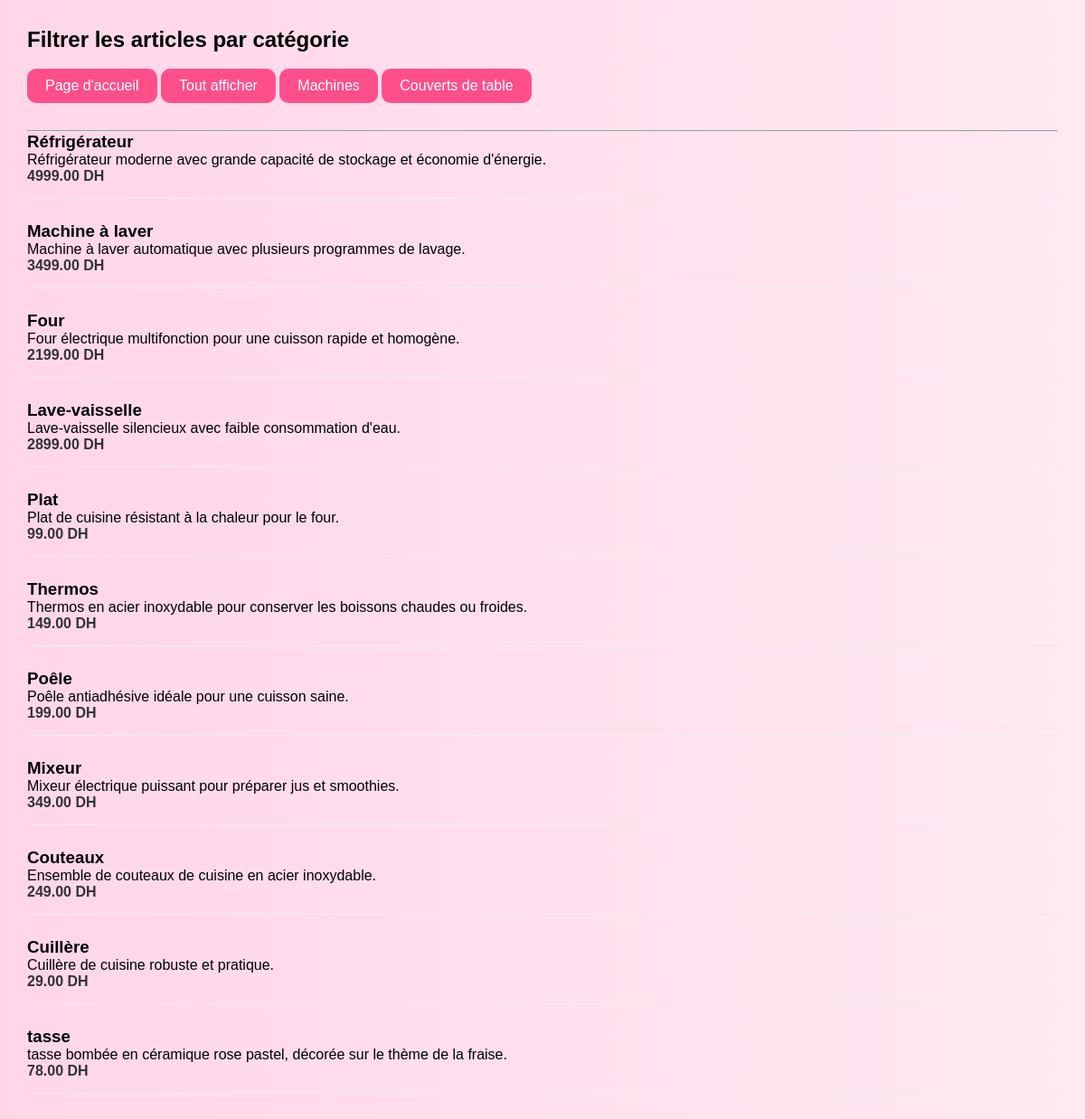
Screenshot of /filtrer.php with the database file from the repository.
### tables this page shows
CREATE TABLE `articles` (
  `id` int(11) NOT NULL,
  `nom` varchar(100) NOT NULL,
  `description` text NOT NULL,
  `prix` decimal(10,2) NOT NULL,
  `image` varchar(255) NOT NULL
);

### filtrer.php (the view, shortened to what this page needs)
<?php
include 'connexion.php';
$id_cat = isset($_GET['cat']) ? intval($_GET['cat']) : null;
if ($id_cat) {
    $stmt = $pdo->prepare("SELECT * FROM articles WHERE id_categories = :id_cat");
    $stmt->execute(['id_cat' => $id_cat]);
} else {
    $stmt = $pdo->query("SELECT * FROM articles");
}
$articles = $stmt->fetchAll(PDO::FETCH_ASSOC);
?>
<!DOCTYPE html>
<html lang="fr">
<head>
    <link rel="stylesheet" href="style.css">
</head>
<body>
    <h2>Filtrer les articles par catégorie</h2>
    <br>
    <div class="menu">
        <a href="index.php" class="btn <?php echo !$id_cat ? 'active' : ''; ?>">Page d'accueil</a>
        <a href="filtrer.php" class="btn <?php echo !$id_cat ? 'active' : ''; ?>">Tout afficher</a>
        <a href="filtrer.php?cat=1" class="btn <?php echo $id_cat == 1 ? 'active' : ''; ?>">Machines</a>
        <a href="filtrer.php?cat=2" class="btn <?php echo $id_cat == 2 ? 'active' : ''; ?>">Couverts de table</a>
    </div>
    <hr>
    <div class="liste-articles">
        <?php if (count($articles) > 0): ?>
            <?php foreach ($articles as $article): ?>
                <div class="article">
                    <h3><?=$article['nom']; ?></h3>
                    <p><?=$article['description']; ?></p>
                    <p class="prix"><?php echo number_format($article['prix'], 2, '.', ''); ?> DH</p>
                </div>
            <?php endforeach; ?>
        <?php else: ?>
            <p>Aucun article trouvé dans cette catégorie.</p>
        <?php endif; ?>
    </div>
</body>
</html>

### style.css (style rules this page uses)
* { margin:0; padding:0; font-family:Arial, Helvetica, sans-serif; }
body { background:linear-gradient(to right,#ffd6e8,#ffe9f3); min-height:100vh; }
.btn { display:inline-block; background:#ff4f8b; color:white; padding:10px 20px; border:none; border-radius:10px; text-decoration:none; cursor:pointer; transition:0.3s; }

### filtrer.php (style rules this page uses)
body { font-family: Arial, sans-serif; margin: 30px; }
.menu { margin-bottom: 30px; }
.article { margin-bottom: 25px; padding-bottom: 15px; border-bottom: 1px solid #eee; }
.prix { font-weight: bold; color: #333; }

### rows the page displays
articles: nom "Réfrigérateur", description "Réfrigérateur moderne avec grande capacité de stockage et économie d'énergie.", prix "4999.00"
articles: nom "Machine à laver", description "Machine à laver automatique avec plusieurs programmes de lavage.", prix "3499.00"
articles: nom "Four", description "Four électrique multifonction pour une cuisson rapide et homogène.", prix "2199.00"
articles: nom "Lave-vaisselle", description "Lave-vaisselle silencieux avec faible consommation d'eau.", prix "2899.00"
articles: nom "Plat", description "Plat de cuisine résistant à la chaleur pour le four.", prix "99.00"
articles: nom "Thermos", description "Thermos en acier inoxydable pour conserver les boissons chaudes ou froides.", prix "149.00"
articles: nom "Poêle", description "Poêle antiadhésive idéale pour une cuisson saine.", prix "199.00"
articles: nom "Mixeur", description "Mixeur électrique puissant pour préparer jus et smoothies.", prix "349.00"
articles: nom "Couteaux", description "Ensemble de couteaux de cuisine en acier inoxydable.", prix "249.00"
articles: nom "Cuillère", description "Cuillère de cuisine robuste et pratique.", prix "29.00"
articles: nom "tasse", description "tasse bombée en céramique rose pastel, décorée sur le thème de la fraise.", prix "78.00"
